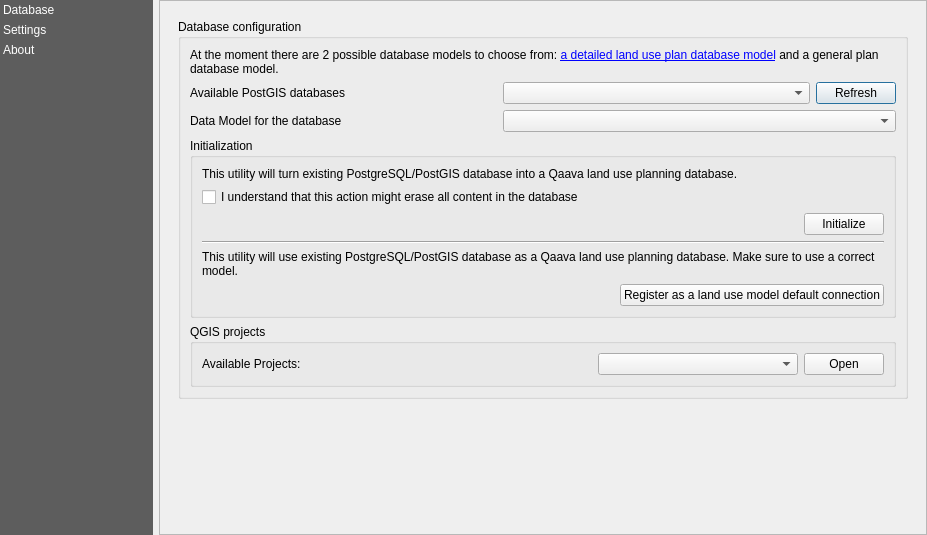
<?xml version="1.0" encoding="UTF-8"?>
<ui version="4.0">
 <class>main_dialog</class>
 <widget class="QDialog" name="main_dialog">
  <property name="geometry">
   <rect>
    <x>0</x>
    <y>0</y>
    <width>927</width>
    <height>535</height>
   </rect>
  </property>
  <property name="windowTitle">
   <string>Qaava</string>
  </property>
  <layout class="QHBoxLayout" name="horizontalLayout">
   <property name="leftMargin">
    <number>0</number>
   </property>
   <property name="topMargin">
    <number>0</number>
   </property>
   <property name="rightMargin">
    <number>0</number>
   </property>
   <property name="bottomMargin">
    <number>0</number>
   </property>
   <item>
    <widget class="QListWidget" name="menu_widget">
     <property name="sizePolicy">
      <sizepolicy hsizetype="Minimum" vsizetype="Expanding">
       <horstretch>0</horstretch>
       <verstretch>0</verstretch>
      </sizepolicy>
     </property>
     <property name="minimumSize">
      <size>
       <width>100</width>
       <height>200</height>
      </size>
     </property>
     <property name="maximumSize">
      <size>
       <width>153</width>
       <height>16777215</height>
      </size>
     </property>
     <property name="styleSheet">
      <string notr="true">QListWidget{
       background-color: rgb(69, 69, 69, 220);
       outline: 0;
       }
       QListWidget::item {
       color: white;
       padding: 3px;
       }
       QListWidget::item::selected {
       color: black;
       background-color:palette(Window);
       padding-right: 0px;
       }
      </string>
     </property>
     <property name="frameShape">
      <enum>QFrame::Box</enum>
     </property>
     <property name="lineWidth">
      <number>0</number>
     </property>
     <property name="iconSize">
      <size>
       <width>32</width>
       <height>32</height>
      </size>
     </property>
     <property name="uniformItemSizes">
      <bool>true</bool>
     </property>
     <property name="currentRow">
      <number>-1</number>
     </property>
     <item>
      <property name="text">
       <string>Database</string>
      </property>
     </item>
     <item>
      <property name="text">
       <string>Settings</string>
      </property>
     </item>
     <item>
      <property name="text">
       <string>About</string>
      </property>
     </item>
    </widget>
   </item>
   <item>
    <layout class="QVBoxLayout" name="verticalLayout">
     <item>
      <widget class="QScrollArea" name="scrollArea">
       <property name="widgetResizable">
        <bool>true</bool>
       </property>
       <widget class="QWidget" name="area_contents">
        <property name="geometry">
         <rect>
          <x>0</x>
          <y>0</y>
          <width>764</width>
          <height>531</height>
         </rect>
        </property>
        <property name="minimumSize">
         <size>
          <width>760</width>
          <height>500</height>
         </size>
        </property>
        <layout class="QVBoxLayout" name="verticalLayout_2">
         <item>
          <widget class="QStackedWidget" name="stacked_widget">
           <property name="currentIndex">
            <number>0</number>
           </property>
           <widget class="QWidget" name="database">
            <layout class="QVBoxLayout" name="verticalLayout_13">
             <item>
              <widget class="QGroupBox" name="groupBox_6">
               <property name="title">
                <string>Database configuration</string>
               </property>
               <layout class="QVBoxLayout" name="verticalLayout_12">
                <item>
                 <widget class="QLabel" name="label_3">
                  <property name="text">
                   <string>&lt;html&gt;&lt;head/&gt;&lt;body&gt;&lt;p&gt;At the moment there are 2 possible database
                    models to choose from: &lt;a href=&quot;https://github.com/GispoCoding/qaava/tree/master/asemakaavan-tietomalli&quot;&gt;&lt;span
                    style=&quot; text-decoration: underline; color:#0000ff;&quot;&gt;a detailed land use plan database
                    model&lt;/span&gt;&lt;/a&gt; and a general plan database model. &lt;/p&gt;&lt;/body&gt;&lt;/html&gt;
                   </string>
                  </property>
                  <property name="wordWrap">
                   <bool>true</bool>
                  </property>
                 </widget>
                </item>
                <item>
                 <layout class="QGridLayout" name="gridLayout_6">
                  <item row="1" column="1" colspan="2">
                   <widget class="QComboBox" name="dmComboBox"/>
                  </item>
                  <item row="0" column="1">
                   <widget class="QComboBox" name="dbComboBox">
                    <property name="currentText">
                     <string/>
                    </property>
                   </widget>
                  </item>
                  <item row="0" column="0">
                   <widget class="QLabel" name="dbLabel">
                    <property name="text">
                     <string>Available PostGIS databases</string>
                    </property>
                   </widget>
                  </item>
                  <item row="0" column="2">
                   <widget class="QPushButton" name="refreshPushButton">
                    <property name="sizePolicy">
                     <sizepolicy hsizetype="Fixed" vsizetype="Fixed">
                      <horstretch>0</horstretch>
                      <verstretch>0</verstretch>
                     </sizepolicy>
                    </property>
                    <property name="text">
                     <string>Refresh</string>
                    </property>
                   </widget>
                  </item>
                  <item row="1" column="0">
                   <widget class="QLabel" name="dmLabel">
                    <property name="text">
                     <string>Data Model for the database</string>
                    </property>
                   </widget>
                  </item>
                 </layout>
                </item>
                <item>
                 <widget class="QgsCollapsibleGroupBox" name="mGroupBox">
                  <property name="title">
                   <string>Initialization</string>
                  </property>
                  <layout class="QVBoxLayout" name="verticalLayout_10">
                   <item>
                    <widget class="QLabel" name="label_4">
                     <property name="text">
                      <string>&lt;html&gt;&lt;head/&gt;&lt;body&gt;&lt;p&gt;This utility will turn existing
                       PostgreSQL/PostGIS database into a Qaava land use planning database. &lt;/p&gt;&lt;/body&gt;&lt;/html&gt;
                      </string>
                     </property>
                     <property name="wordWrap">
                      <bool>true</bool>
                     </property>
                    </widget>
                   </item>
                   <item>
                    <widget class="QCheckBox" name="agreedCheckBox">
                     <property name="text">
                      <string>I understand that this action might erase all content in the database</string>
                     </property>
                    </widget>
                   </item>
                   <item>
                    <layout class="QHBoxLayout" name="horizontalLayout_4">
                     <item>
                      <spacer name="horizontalSpacer_2">
                       <property name="orientation">
                        <enum>Qt::Horizontal</enum>
                       </property>
                       <property name="sizeHint" stdset="0">
                        <size>
                         <width>40</width>
                         <height>20</height>
                        </size>
                       </property>
                      </spacer>
                     </item>
                     <item>
                      <widget class="QPushButton" name="btn_db_initialize">
                       <property name="text">
                        <string>Initialize</string>
                       </property>
                      </widget>
                     </item>
                    </layout>
                   </item>
                   <item>
                    <widget class="Line" name="line">
                     <property name="orientation">
                      <enum>Qt::Horizontal</enum>
                     </property>
                    </widget>
                   </item>
                   <item>
                    <widget class="QLabel" name="label_6">
                     <property name="text">
                      <string>&lt;html&gt;&lt;head/&gt;&lt;body&gt;&lt;p&gt;This utility will use existing
                       PostgreSQL/PostGIS database as a Qaava land use planning database. Make sure to use a correct
                       model.&lt;/p&gt;&lt;/body&gt;&lt;/html&gt;
                      </string>
                     </property>
                     <property name="wordWrap">
                      <bool>true</bool>
                     </property>
                    </widget>
                   </item>
                   <item>
                    <layout class="QHBoxLayout" name="horizontalLayout_6">
                     <item>
                      <spacer name="horizontalSpacer_4">
                       <property name="orientation">
                        <enum>Qt::Horizontal</enum>
                       </property>
                       <property name="sizeHint" stdset="0">
                        <size>
                         <width>40</width>
                         <height>20</height>
                        </size>
                       </property>
                      </spacer>
                     </item>
                     <item>
                      <widget class="QPushButton" name="btn_db_register">
                       <property name="text">
                        <string>Register as a land use model default connection</string>
                       </property>
                      </widget>
                     </item>
                    </layout>
                   </item>
                  </layout>
                 </widget>
                </item>
                <item>
                 <widget class="QgsCollapsibleGroupBox" name="mGroupBox_2">
                  <property name="title">
                   <string>QGIS projects</string>
                  </property>
                  <layout class="QVBoxLayout" name="verticalLayout_11">
                   <item>
                    <layout class="QHBoxLayout" name="horizontalLayout_5">
                     <item>
                      <widget class="QLabel" name="label_2">
                       <property name="text">
                        <string>Available Projects:</string>
                       </property>
                      </widget>
                     </item>
                     <item>
                      <spacer name="horizontalSpacer_3">
                       <property name="orientation">
                        <enum>Qt::Horizontal</enum>
                       </property>
                       <property name="sizeHint" stdset="0">
                        <size>
                         <width>40</width>
                         <height>20</height>
                        </size>
                       </property>
                      </spacer>
                     </item>
                     <item>
                      <widget class="QComboBox" name="cb_projects">
                       <property name="minimumSize">
                        <size>
                         <width>200</width>
                         <height>0</height>
                        </size>
                       </property>
                      </widget>
                     </item>
                     <item>
                      <widget class="QPushButton" name="btn_db_open_project">
                       <property name="text">
                        <string>Open</string>
                       </property>
                      </widget>
                     </item>
                    </layout>
                   </item>
                  </layout>
                 </widget>
                </item>
               </layout>
              </widget>
             </item>
             <item>
              <spacer name="verticalSpacer_3">
               <property name="orientation">
                <enum>Qt::Vertical</enum>
               </property>
               <property name="sizeHint" stdset="0">
                <size>
                 <width>20</width>
                 <height>40</height>
                </size>
               </property>
              </spacer>
             </item>
            </layout>
           </widget>
           <widget class="QWidget" name="settings">
            <layout class="QVBoxLayout" name="verticalLayout_9">
             <item>
              <widget class="QGroupBox" name="groupBox_5">
               <property name="title">
                <string>Logging</string>
               </property>
               <layout class="QVBoxLayout" name="verticalLayout_8">
                <item>
                 <widget class="QLabel" name="label">
                  <property name="text">
                   <string>QGIS must be restarted in order to apply changes in log levels</string>
                  </property>
                 </widget>
                </item>
                <item>
                 <layout class="QGridLayout" name="gridLayout_5">
                  <item row="1" column="0">
                   <widget class="QLabel" name="label_level_console">
                    <property name="text">
                     <string>Console level</string>
                    </property>
                   </widget>
                  </item>
                  <item row="1" column="1">
                   <widget class="QComboBox" name="combo_box_log_level_console"/>
                  </item>
                  <item row="0" column="0">
                   <widget class="QLabel" name="label_level_file">
                    <property name="text">
                     <string>File level</string>
                    </property>
                   </widget>
                  </item>
                  <item row="0" column="1">
                   <widget class="QComboBox" name="combo_box_log_level_file"/>
                  </item>
                 </layout>
                </item>
                <item>
                 <layout class="QHBoxLayout" name="horizontalLayout_2">
                  <item>
                   <spacer name="horizontalSpacer">
                    <property name="orientation">
                     <enum>Qt::Horizontal</enum>
                    </property>
                    <property name="sizeHint" stdset="0">
                     <size>
                      <width>40</width>
                      <height>20</height>
                     </size>
                    </property>
                   </spacer>
                  </item>
                  <item>
                   <widget class="QPushButton" name="btn_open_log">
                    <property name="text">
                     <string>Open most resent log file</string>
                    </property>
                   </widget>
                  </item>
                 </layout>
                </item>
               </layout>
              </widget>
             </item>
             <item>
              <spacer name="verticalSpacer_2">
               <property name="orientation">
                <enum>Qt::Vertical</enum>
               </property>
               <property name="sizeHint" stdset="0">
                <size>
                 <width>20</width>
                 <height>40</height>
                </size>
               </property>
              </spacer>
             </item>
            </layout>
           </widget>
           <widget class="QWidget" name="about">
            <layout class="QVBoxLayout" name="verticalLayout_3">
             <item>
              <widget class="QGroupBox" name="groupBox_3">
               <property name="title">
                <string>Attributions</string>
               </property>
               <layout class="QVBoxLayout" name="verticalLayout_6">
                <item>
                 <layout class="QGridLayout" name="gridLayout_3">
                  <property name="sizeConstraint">
                   <enum>QLayout::SetNoConstraint</enum>
                  </property>
                  <item row="0" column="0">
                   <widget class="QLabel" name="label_development">
                    <property name="text">
                     <string>Main development</string>
                    </property>
                   </widget>
                  </item>
                  <item row="0" column="1">
                   <widget class="QLabel" name="label_gispo">
                    <property name="text">
                     <string>&lt;html&gt;&lt;head/&gt;&lt;body&gt;&lt;p&gt;&lt;a href=&quot;https://www.gispo.fi/en/home/&quot;&gt;&lt;span
                      style=&quot; text-decoration: underline; color:#0000ff;&quot;&gt;Gispo Ltd.&lt;/span&gt;&lt;/a&gt;&lt;/p&gt;&lt;/body&gt;&lt;/html&gt;
                     </string>
                    </property>
                   </widget>
                  </item>
                 </layout>
                </item>
               </layout>
              </widget>
             </item>
             <item>
              <widget class="QGroupBox" name="groupBox_2">
               <property name="title">
                <string>Sources</string>
               </property>
               <layout class="QVBoxLayout" name="verticalLayout_5">
                <item>
                 <layout class="QGridLayout" name="gridLayout_2">
                  <item row="1" column="1">
                   <widget class="QLabel" name="label_source">
                    <property name="text">
                     <string>&lt;html&gt;&lt;head/&gt;&lt;body&gt;&lt;p&gt;&lt;a href=&quot;https://github.com/GispoCoding/qaava-qgis-plugin&quot;&gt;&lt;span
                      style=&quot; text-decoration: underline; color:#0000ff;&quot;&gt;https://github.com/GispoCoding/qaava-qgis-plugin&lt;/span&gt;&lt;/a&gt;&lt;/p&gt;&lt;/body&gt;&lt;/html&gt;
                     </string>
                    </property>
                   </widget>
                  </item>
                  <item row="1" column="0">
                   <widget class="QLabel" name="label_gsource">
                    <property name="text">
                     <string>Qaava Plugin repository</string>
                    </property>
                   </widget>
                  </item>
                  <item row="0" column="0">
                   <widget class="QLabel" name="label_qsource">
                    <property name="text">
                     <string>Qaava repository</string>
                    </property>
                   </widget>
                  </item>
                  <item row="0" column="1">
                   <widget class="QLabel" name="label_qgsource">
                    <property name="text">
                     <string>&lt;html&gt;&lt;head/&gt;&lt;body&gt;&lt;p&gt;&lt;a href=&quot;https://github.com/GispoCoding/qaava&quot;&gt;&lt;span
                      style=&quot; text-decoration: underline; color:#0000ff;&quot;&gt;https://github.com/GispoCoding/qaava&lt;/span&gt;&lt;/a&gt;&lt;/p&gt;&lt;/body&gt;&lt;/html&gt;
                     </string>
                    </property>
                   </widget>
                  </item>
                 </layout>
                </item>
               </layout>
              </widget>
             </item>
             <item>
              <widget class="QGroupBox" name="groupBox_4">
               <property name="title">
                <string>Versions</string>
               </property>
               <layout class="QVBoxLayout" name="verticalLayout_7">
                <item>
                 <layout class="QGridLayout" name="gridLayout_4">
                  <item row="0" column="1">
                   <widget class="QLabel" name="label_version">
                    <property name="text">
                     <string>&lt;placeholder&gt;</string>
                    </property>
                   </widget>
                  </item>
                  <item row="0" column="0">
                   <widget class="QLabel" name="label_version_txt">
                    <property name="text">
                     <string>Qaava Plugin</string>
                    </property>
                   </widget>
                  </item>
                 </layout>
                </item>
               </layout>
              </widget>
             </item>
             <item>
              <widget class="QGroupBox" name="groupBox">
               <property name="title">
                <string>Licenses</string>
               </property>
               <layout class="QVBoxLayout" name="verticalLayout_4">
                <item>
                 <layout class="QGridLayout" name="gridLayout">
                  <item row="0" column="0">
                   <widget class="QLabel" name="label_plugin">
                    <property name="text">
                     <string>Qaava &amp; Qaava Plugin</string>
                    </property>
                   </widget>
                  </item>
                  <item row="0" column="1">
                   <widget class="QLabel" name="label_gpl2">
                    <property name="text">
                     <string>&lt;html&gt;&lt;head/&gt;&lt;body&gt;&lt;p&gt;&lt;a href=&quot;https://www.gnu.org/licenses/old-licenses/gpl-2.0.en.html&quot;&gt;&lt;span
                      style=&quot; text-decoration: underline; color:#0000ff;&quot;&gt;Licence GPL Version 2&lt;/span&gt;&lt;/a&gt;&lt;/p&gt;&lt;/body&gt;&lt;/html&gt;
                     </string>
                    </property>
                   </widget>
                  </item>
                 </layout>
                </item>
               </layout>
              </widget>
             </item>
             <item>
              <spacer name="verticalSpacer">
               <property name="orientation">
                <enum>Qt::Vertical</enum>
               </property>
               <property name="sizeHint" stdset="0">
                <size>
                 <width>20</width>
                 <height>40</height>
                </size>
               </property>
              </spacer>
             </item>
            </layout>
           </widget>
          </widget>
         </item>
        </layout>
       </widget>
      </widget>
     </item>
    </layout>
   </item>
  </layout>
 </widget>
 <customwidgets>
  <customwidget>
   <class>QgsCollapsibleGroupBox</class>
   <extends>QGroupBox</extends>
   <header>qgscollapsiblegroupbox.h</header>
   <container>1</container>
  </customwidget>
 </customwidgets>
 <resources/>
 <connections/>
</ui>
